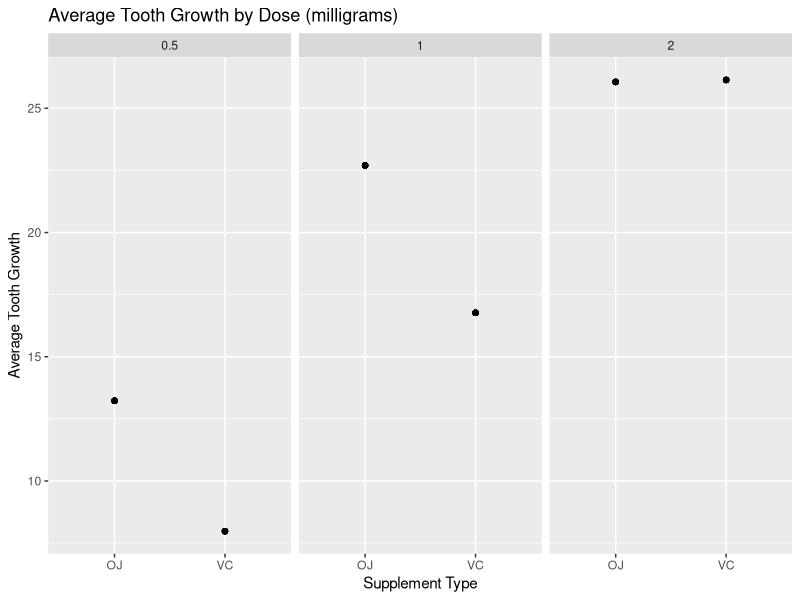

Write R code to recreate this figure. (Note: this script raises an error after producing the figure.)
## ---- chunk 1
library(ggplot2)
library(plyr)

data(ToothGrowth)
dataSum <- ddply(ToothGrowth, ~supp * dose, summarise, 
                 aveGrowth=ave(len))
## ---- chunk 2
qplot(supp, aveGrowth, data=dataSum, facets=.~dose,
      main="Average Tooth Growth by Dose (milligrams)",
      ylab="Average Tooth Growth",
      xlab="Supplement Type")
## ---- chunk 3
g1 <- subset(ToothGrowth, supp=="VC")$len
g2 <- subset(ToothGrowth, supp=="OJ")$len
n1 <- length(g1); n2 <- length(g2)
## ---- chunk 4
# confidence intervals option 1 manual computation practice :)
sp <- sqrt( ((n1-1) * sd(g1)^2 + (n2-1) * sd(g2)^2) / (n1+n2-2) ) # pooled sd estimate
md <- mean(g2) - mean(g1) # mean difference
semd <- sp * sqrt(1/n1 + 1/n2) # std error of the mean difference
ciManual <- md + c(-1,1) * qt(.975,n1+n2-2) * semd
ciManual
## ---- chunk 5
# confidence intervals option 2 using t.test
ciTTest <- t.test(g2, g1, paired=FALSE, var.equal=TRUE)$conf
ciTTest
## ---- chunk 6
uvTTest <- t.test(data=ToothGrowth, len ~ supp, paired=FALSE, var.equal=TRUE)$statistic
uvTTest
